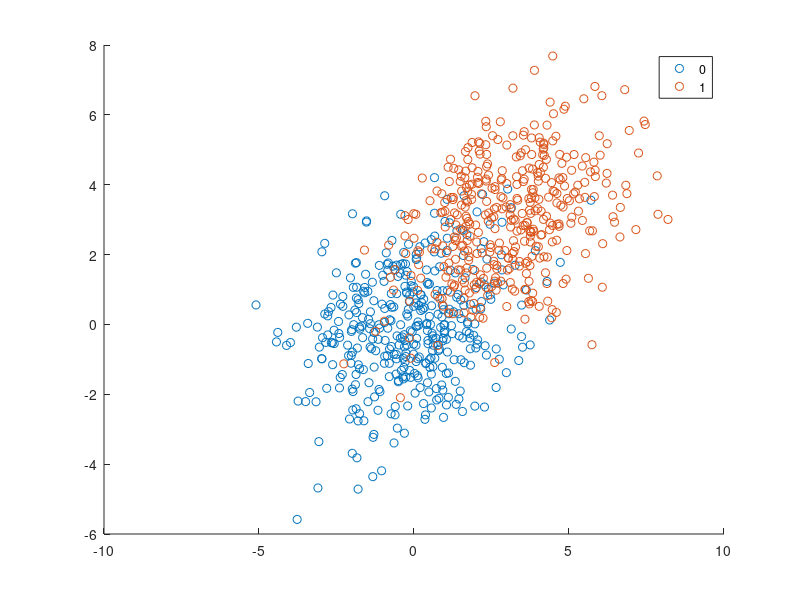

Source code (MATLAB): (Note: this script raises an error after producing the figure.)

mean1 = [0 0];
CoVa1 = [3 1;1 ,3];
mean2 = [3 3];
CoVa2 =[3 1;1 ,3];
CBmean = [0 0;3 3];
CoVaC(:,:,1) = [3 1;1 ,3];
CoVaC(:,:,2) = 2*[3 1;1 ,3];
x1 = mvnrnd(mean1,CoVa1,400);
x2 = mvnrnd(mean2,CoVa2,400);
X = [x1; x2];
rng(1); 
P = [5/100, 95/100];
S = struct('mu', CBmean,'Sigma',CoVaC, 'ComponentProportion',P);
GMModel = fitgmdist(X,2,'start',S);
GMModel.ComponentProportion
figure
y = [zeros(400,1);ones(400,1)];
h = gscatter(X(:,1),X(:,2),y);
hold on
gmPDF = @(x1,x2)reshape(pdf(GMModel,[x1(:) x2(:)]),size(x1));
g = gca;
fcontour(gmPDF,[g.XLim g.YLim])
title('Question # 2 Part 5 Gaussian Mixture Model', 'FontSize', 14);
xlabel('Distance across X', 'FontSize', 14);
ylabel('Distance across Y', 'FontSize', 14);
legend(h,'Model 1','Model 2');
hold off